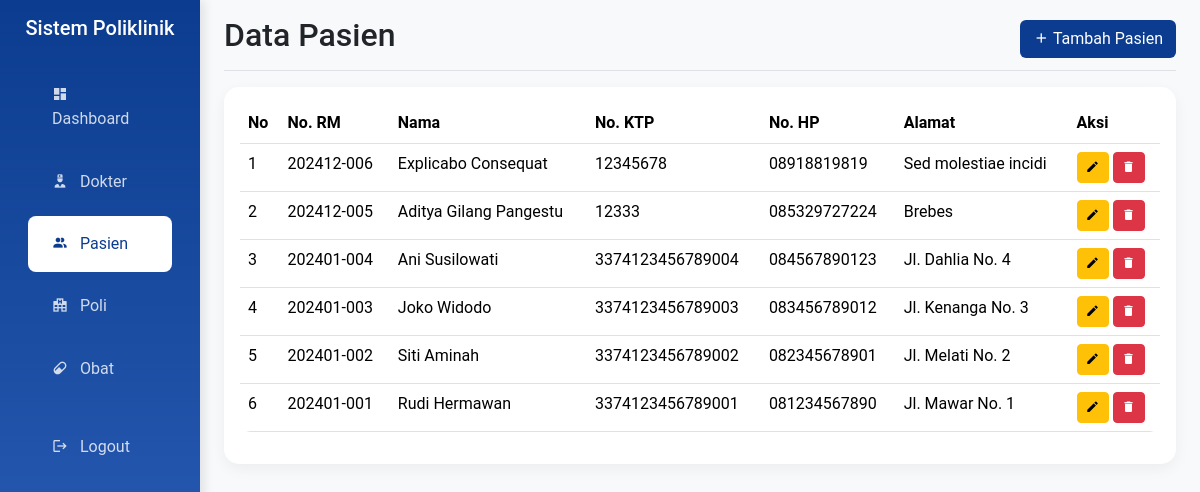
The page /hospital/admin/pasien.php (signed in) on the database its author committed.
### tables this page shows
CREATE TABLE `pasien`  (
  `id` int NOT NULL AUTO_INCREMENT,
  `nama` varchar(150) NOT NULL,
  `alamat` varchar(255) NOT NULL,
  `no_ktp` varchar(20) NOT NULL,
  `no_hp` varchar(20) NOT NULL,
  `no_rm` char(10) NULL DEFAULT NULL,
  PRIMARY KEY (`id`) USING BTREE
);

### hospital/admin/pasien.php (the view, shortened to what this page needs)
<?php
include '../config/koneksi.php';
$sql_pasien = "SELECT * FROM pasien ORDER BY id DESC";
$pasien_result = $conn->query($sql_pasien);
include 'include/header.php';
?>
<main class="col-md-9 ms-sm-auto col-lg-10 px-md-4">
    <div class="d-flex justify-content-between flex-wrap flex-md-nowrap align-items-center pt-3 pb-2 mb-3 border-bottom">
        <h1 class="h2">Data Pasien</h1>
        <button class="btn btn-dark-primary" data-bs-toggle="modal" data-bs-target="#tambahPasienModal">
            <i class="mdi mdi-plus"></i> Tambah Pasien
        </button>
    </div>
    <div class="card">
        <div class="card-body">
            <div class="table-responsive">
                <table class="table table-hover">
                    <thead>
                        <tr>
                            <th>No</th>
                            <th>No. RM</th>
                            <th>Nama</th>
                            <th>No. KTP</th>
                            <th>No. HP</th>
                            <th>Alamat</th>
                            <th>Aksi</th>
                        </tr>
                    </thead>
                    <tbody>
                        <?php
                        $no = 1;
                        while ($pasien = $pasien_result->fetch_assoc()):
                        ?>
                            <tr>
                                <td><?= $no++ ?></td>
                                <td><?= htmlspecialchars($pasien['no_rm']) ?></td>
                                <td><?= htmlspecialchars($pasien['nama']) ?></td>
                                <td><?= htmlspecialchars($pasien['no_ktp']) ?></td>
                                <td><?= htmlspecialchars($pasien['no_hp']) ?></td>
                                <td><?= htmlspecialchars($pasien['alamat']) ?></td>
                                <td>
                                    <button class="btn btn-sm btn-warning" data-bs-toggle="modal"
                                        data-bs-target="#editPasienModal<?= $pasien['id'] ?>">
                                        <i class="mdi mdi-pencil"></i>
                                    </button>
                                    <a href="?hapus=<?= $pasien['id'] ?>" class="btn btn-sm btn-danger"
                                        onclick="return confirm('Apakah Anda yakin ingin menghapus pasien ini?')">
                                        <i class="mdi mdi-delete"></i>
                                    </a>
                                </td>
                            </tr>
                        <?php endwhile; ?>
                    </tbody>
                </table>
            </div>
        </div>
    </div>
</main>
<?php include 'include/footer.php'; ?>

### hospital/admin/include/header.php (style rules this page uses)
:root { --dark-primary: #0B3C8F; --dark-secondary: #3165BEFF; --dark-light: #5985D0FF; --gray-dark: #adb5bd; }
body { font-family: 'Roboto', sans-serif; background-color: #f8f9fa; }
.card { border: none; border-radius: 15px; box-shadow: 0 5px 15px rgba(0, 0, 0, 0.05); transition: transform 0.3s ease; }
.table { border-radius: 10px; overflow: hidden; }
.btn-dark-primary { background-color: var(--dark-primary); color: white; }
.mdi { line-height: 1; }

### rows shown on the page
pasien: no_rm "202412-006", nama "Explicabo Consequat", no_ktp "12345678", no_hp "08918819819", alamat "Sed molestiae incidi"
pasien: no_rm "202412-005", nama "Aditya Gilang Pangestu", no_ktp "12333", no_hp "085329727224", alamat "Brebes"
pasien: no_rm "202401-004", nama "Ani Susilowati", no_ktp "3374123456789004", no_hp "084567890123", alamat "Jl. Dahlia No. 4"
pasien: no_rm "202401-003", nama "Joko Widodo", no_ktp "3374123456789003", no_hp "083456789012", alamat "Jl. Kenanga No. 3"
pasien: no_rm "202401-002", nama "Siti Aminah", no_ktp "3374123456789002", no_hp "082345678901", alamat "Jl. Melati No. 2"
pasien: no_rm "202401-001", nama "Rudi Hermawan", no_ktp "3374123456789001", no_hp "081234567890", alamat "Jl. Mawar No. 1"
